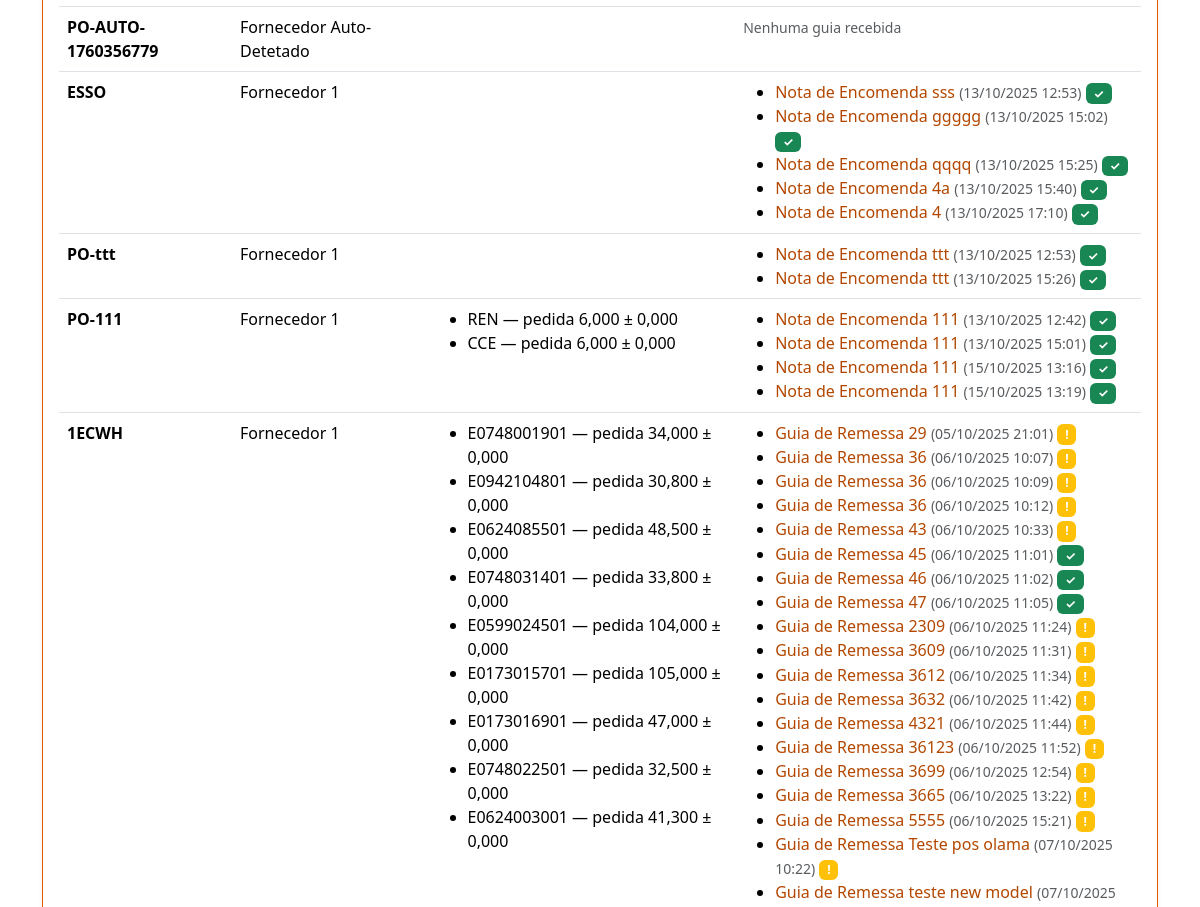
Before: /po/ (middle part) with the older database file.
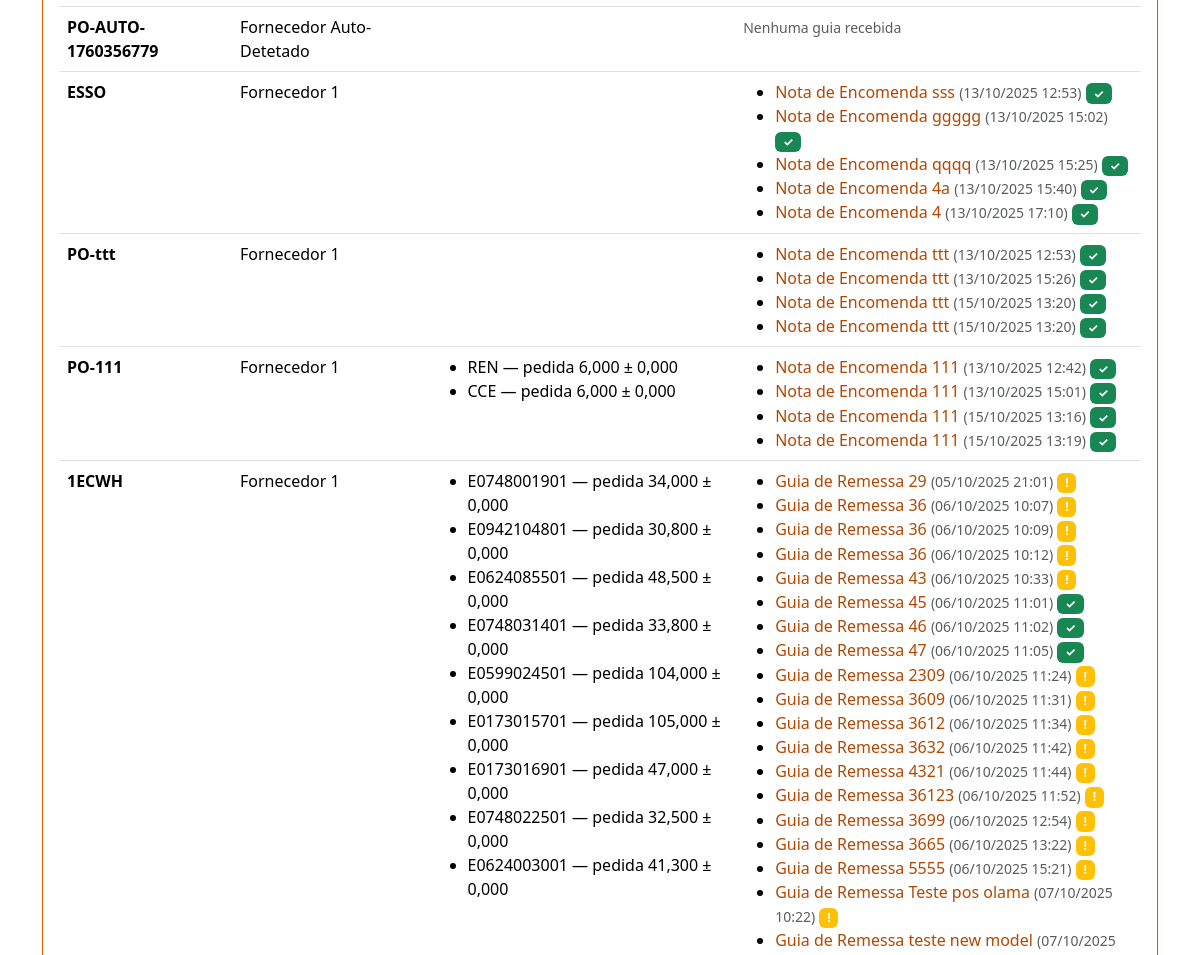
After: the same page with the newer database file.
### rececao/models.py (models this page shows, shortened)
class PurchaseOrder(models.Model):
    number = models.CharField(max_length=100, unique=True)
    supplier = models.ForeignKey(Supplier, on_delete=models.CASCADE, related_name='purchase_orders')
    created_at = models.DateTimeField(auto_now_add=True)

class Supplier(models.Model):
    name = models.CharField(max_length=200, unique=True)
    email = models.EmailField(blank=True, null=True)
    code = models.CharField(max_length=50, unique=True)

class InboundDocument(models.Model):
    DOC_TYPES = (
        ('GR','Guia de Remessa'),
        ('FT','Nota de Encomenda'),
    )
    supplier = models.ForeignKey(Supplier, on_delete=models.CASCADE, related_name='inbound_docs')
    doc_type = models.CharField(max_length=2, choices=DOC_TYPES, default='GR')
    number = models.CharField(max_length=120)
    file = models.FileField(upload_to='inbound/')
    received_at = models.DateTimeField(auto_now_add=True)
    parsed_payload = models.JSONField(default=dict, blank=True)  # resultado do OCR/extração
    po = models.ForeignKey(PurchaseOrder, on_delete=models.SET_NULL, null=True, blank=True, related_name='inbound_docs')

class POLine(models.Model):
    po = models.ForeignKey(PurchaseOrder, on_delete=models.CASCADE, related_name='lines')
    internal_sku = models.CharField(max_length=120)  # código interno Colmol
    description = models.CharField(max_length=255, blank=True)
    unit = models.CharField(max_length=20, default='UN')
    qty_ordered = models.DecimalField(max_digits=12, decimal_places=3)
    tolerance = models.DecimalField(max_digits=6, decimal_places=3, default=0)  # tolerância admitida
    class Meta:
        unique_together = ('po','internal_sku')

### rececao/views.py (the view)
# urls.py: path('po/', views.po_list, name='po_list'),
def po_list(request):
    pos = PurchaseOrder.objects.all().order_by('-id')
    return render(request, 'po_list.html', {'pos': pos})

### templates/po_list.html (shortened to what this page needs)
{% extends "base.html" %}
{% block content %}
<div class="card p-3 mt-3">
  <table class="table table-hover">
    <tbody>
      {% for p in pos %}
      <tr>
        <td><strong>{{ p.number }}</strong></td>
        <td>{{ p.supplier.name }}</td>
        <td>
          <ul class="mb-0">
          {% for l in p.lines.all %}
            <li>{{ l.internal_sku }} — pedida {{ l.qty_ordered }} ± {{ l.tolerance }}</li>
          {% endfor %}
          </ul>
        </td>
        <td>
          {% with guias=p.inbound_docs.all %}
            {% if guias %}
              <ul class="mb-0">
              {% for guia in guias %}
                <li>
                  <a href="/inbound/{{ guia.id }}/" class="text-decoration-none">
                    {{ guia.get_doc_type_display }} {{ guia.number }}
                  </a>
                  <small class="text-muted">({{ guia.received_at|date:"d/m/Y H:i" }})</small>
                  {% if guia.match_result %}
                    {% if guia.match_result.status == 'matched' %}
                      <span class="badge bg-success">✓</span>
                    {% elif guia.match_result.status == 'exceptions' %}
                      <span class="badge bg-warning">!</span>
                    {% endif %}
                  {% endif %}
                </li>
              {% endfor %}
              </ul>
            {% else %}
              <small class="text-muted">Nenhuma guia recebida</small>
            {% endif %}
          {% endwith %}
        </td>
      </tr>
      {% empty %}
      <tr><td colspan="4">Sem POs. Use o admin para criar dados de exemplo.</td></tr>
      {% endfor %}
    </tbody>
  </table>
</div>
{% endblock %}

Changed rows visible on the page:
added InboundDocument: doc_type "Nota de Encomenda", number "ttt", received_at "15/10/2025 13:20", shown under PurchaseOrder "PO-ttt"
added InboundDocument: doc_type "Nota de Encomenda", number "ttt", received_at "15/10/2025 13:20", shown under PurchaseOrder "PO-ttt"
